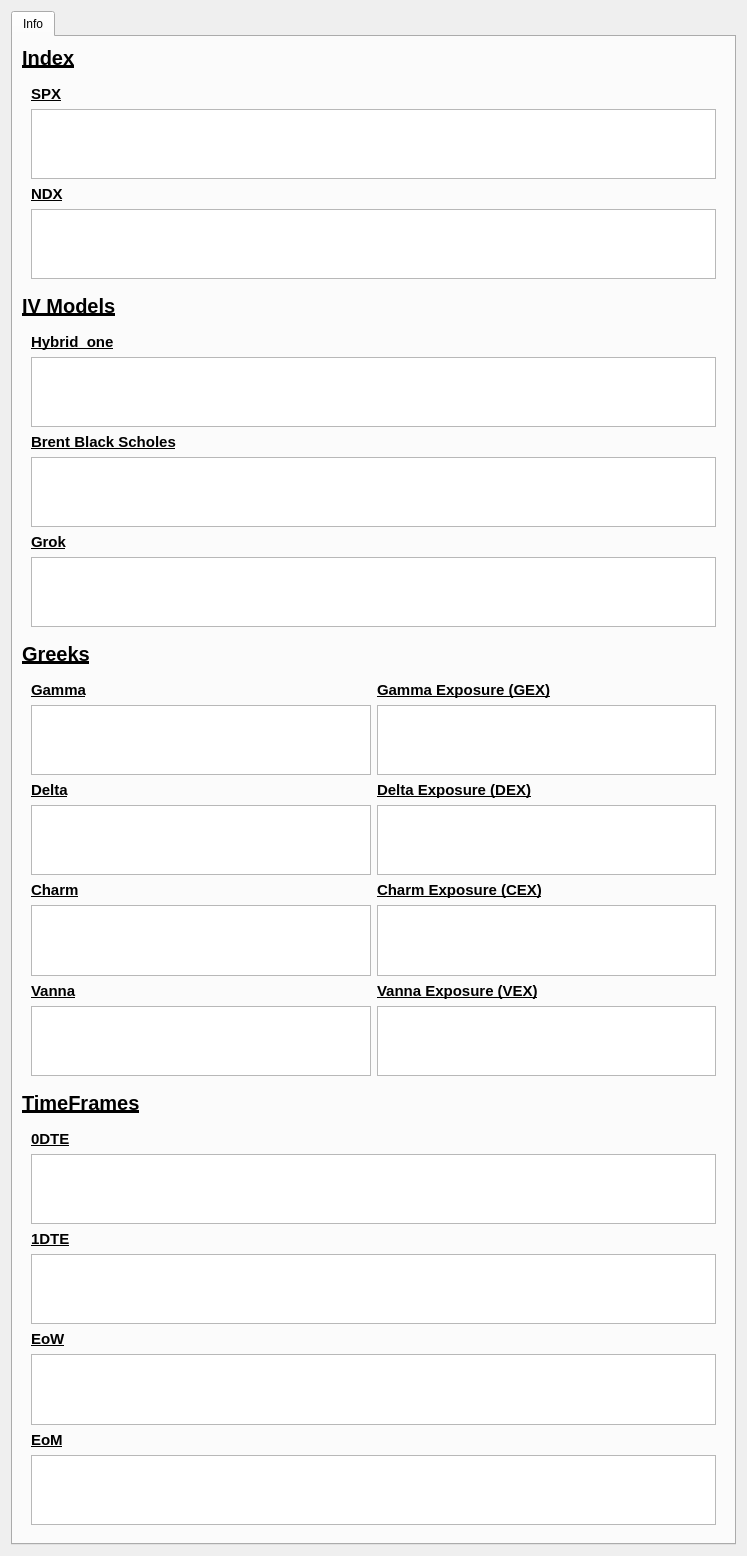
                          <widget class="QWidget" name="scrollAreaWidgetContents">
                           <property name="geometry">
                            <rect>
                             <x>0</x>
                             <y>0</y>
                             <width>747</width>
                             <height>1408</height>
                            </rect>
                           </property>
                           <layout class="QGridLayout" name="gridLayout_6">
                            <item row="0" column="0">
                             <widget class="QTabWidget" name="tabWidget">
                              <property name="autoFillBackground">
                               <bool>false</bool>
                              </property>
                              <property name="tabShape">
                               <enum>QTabWidget::TabShape::Rounded</enum>
                              </property>
                              <property name="currentIndex">
                               <number>0</number>
                              </property>
                              <widget class="QWidget" name="tab_6">
                               <attribute name="title">
                                <string>Info</string>
                               </attribute>
                               <layout class="QVBoxLayout" name="verticalLayout_30">
                                <item>
                                 <widget class="QLabel" name="label_21">
                                  <property name="font">
                                   <font>
                                    <pointsize>15</pointsize>
                                    <bold>true</bold>
                                    <underline>true</underline>
                                   </font>
                                  </property>
                                  <property name="text">
                                   <string>Index</string>
                                  </property>
                                 </widget>
                                </item>
                                <item>
                                 <widget class="QFrame" name="frame_8">
                                  <property name="sizePolicy">
                                   <sizepolicy hsizetype="Expanding" vsizetype="Expanding">
                                    <horstretch>0</horstretch>
                                    <verstretch>0</verstretch>
                                   </sizepolicy>
                                  </property>
                                  <property name="frameShape">
                                   <enum>QFrame::Shape::NoFrame</enum>
                                  </property>
                                  <property name="frameShadow">
                                   <enum>QFrame::Shadow::Raised</enum>
                                  </property>
                                  <layout class="QVBoxLayout" name="verticalLayout_32">
                                   <item>
                                    <widget class="QLabel" name="label_28">
                                     <property name="font">
                                      <font>
                                       <pointsize>11</pointsize>
                                       <bold>true</bold>
                                       <underline>true</underline>
                                      </font>
                                     </property>
                                     <property name="text">
                                      <string>SPX</string>
                                     </property>
                                    </widget>
                                   </item>
                                   <item>
                                    <widget class="QPlainTextEdit" name="plainTextEdit_21">
                                     <property name="plainText">
                                      <string/>
                                     </property>
                                    </widget>
                                   </item>
                                   <item>
                                    <widget class="QLabel" name="label_32">
                                     <property name="font">
                                      <font>
                                       <pointsize>11</pointsize>
                                       <bold>true</bold>
                                       <underline>true</underline>
                                      </font>
                                     </property>
                                     <property name="text">
                                      <string>NDX</string>
                                     </property>
                                    </widget>
                                   </item>
                                   <item>
                                    <widget class="QPlainTextEdit" name="plainTextEdit_19">
                                     <property name="plainText">
                                      <string/>
                                     </property>
                                    </widget>
                                   </item>
                                  </layout>
                                 </widget>
                                </item>
                                <item>
                                 <widget class="QLabel" name="label_30">
                                  <property name="font">
                                   <font>
                                    <pointsize>15</pointsize>
                                    <bold>true</bold>
                                    <underline>true</underline>
                                   </font>
                                  </property>
                                  <property name="text">
                                   <string>IV Models</string>
                                  </property>
                                 </widget>
                                </item>
                                <item>
                                 <widget class="QFrame" name="frame">
                                  <property name="sizePolicy">
                                   <sizepolicy hsizetype="Expanding" vsizetype="Expanding">
                                    <horstretch>0</horstretch>
                                    <verstretch>0</verstretch>
                                   </sizepolicy>
                                  </property>
                                  <property name="frameShape">
                                   <enum>QFrame::Shape::NoFrame</enum>
                                  </property>
                                  <property name="frameShadow">
                                   <enum>QFrame::Shadow::Raised</enum>
                                  </property>
                                  <layout class="QVBoxLayout" name="verticalLayout_29">
                                   <item>
                                    <widget class="QLabel" name="label_19">
                                     <property name="font">
                                      <font>
                                       <pointsize>11</pointsize>
                                       <bold>true</bold>
                                       <underline>true</underline>
                                      </font>
                                     </property>
                                     <property name="text">
                                      <string>Hybrid_one</string>
                                     </property>
                                    </widget>
                                   </item>
                                   <item>
                                    <widget class="QPlainTextEdit" name="plainTextEdit_7">
                                     <property name="plainText">
                                      <string/>
                                     </property>
                                    </widget>
                                   </item>
                                   <item>
                                    <widget class="QLabel" name="label_7">
                                     <property name="font">
                                      <font>
                                       <pointsize>11</pointsize>
                                       <bold>true</bold>
                                       <underline>true</underline>
                                      </font>
                                     </property>
                                     <property name="text">
                                      <string>Brent Black Scholes</string>
                                     </property>
                                    </widget>
                                   </item>
                                   <item>
                                    <widget class="QPlainTextEdit" name="plainTextEdit_11">
                                     <property name="plainText">
                                      <string/>
                                     </property>
                                    </widget>
                                   </item>
                                   <item>
                                    <widget class="QLabel" name="label_8">
                                     <property name="font">
                                      <font>
                                       <pointsize>11</pointsize>
                                       <bold>true</bold>
                                       <underline>true</underline>
                                      </font>
                                     </property>
                                     <property name="text">
                                      <string>Grok</string>
                                     </property>
                                    </widget>
                                   </item>
                                   <item>
                                    <widget class="QPlainTextEdit" name="plainTextEdit_8">
                                     <property name="plainText">
                                      <string/>
                                     </property>
                                    </widget>
                                   </item>
                                  </layout>
                                 </widget>
                                </item>
                                <item>
                                 <widget class="QLabel" name="label_26">
                                  <property name="font">
                                   <font>
                                    <pointsize>15</pointsize>
                                    <bold>true</bold>
                                    <underline>true</underline>
                                   </font>
                                  </property>
                                  <property name="text">
                                   <string>Greeks</string>
                                  </property>
                                 </widget>
                                </item>
                                <item>
                                 <widget class="QFrame" name="frame_12">
                                  <property name="sizePolicy">
                                   <sizepolicy hsizetype="Expanding" vsizetype="Expanding">
                                    <horstretch>0</horstretch>
                                    <verstretch>0</verstretch>
                                   </sizepolicy>
                                  </property>
                                  <property name="frameShape">
                                   <enum>QFrame::Shape::NoFrame</enum>
                                  </property>
                                  <property name="frameShadow">
                                   <enum>QFrame::Shadow::Raised</enum>
                                  </property>
                                  <layout class="QGridLayout" name="gridLayout">
                                   <item row="7" column="0">
                                    <widget class="QPlainTextEdit" name="plainTextEdit_6">
                                     <property name="plainText">
                                      <string/>
                                     </property>
                                    </widget>
                                   </item>
                                   <item row="1" column="0">
                                    <widget class="QPlainTextEdit" name="plainTextEdit_3">
                                     <property name="plainText">
                                      <string/>
                                     </property>
                                    </widget>
                                   </item>
                                   <item row="3" column="0">
                                    <widget class="QPlainTextEdit" name="plainTextEdit_4">
                                     <property name="plainText">
                                      <string/>
                                     </property>
                                    </widget>
                                   </item>
                                   <item row="6" column="0">
                                    <widget class="QLabel" name="label_6">
                                     <property name="font">
                                      <font>
                                       <pointsize>11</pointsize>
                                       <bold>true</bold>
                                       <underline>true</underline>
                                      </font>
                                     </property>
                                     <property name="text">
                                      <string>Vanna</string>
                                     </property>
                                    </widget>
                                   </item>
                                   <item row="2" column="1">
                                    <widget class="QLabel" name="label_16">
                                     <property name="font">
                                      <font>
                                       <pointsize>11</pointsize>
                                       <bold>true</bold>
                                       <underline>true</underline>
                                      </font>
                                     </property>
                                     <property name="text">
                                      <string>Delta Exposure (DEX)</string>
                                     </property>
                                    </widget>
                                   </item>
                                   <item row="1" column="1">
                                    <widget class="QPlainTextEdit" name="plainTextEdit_9">
                                     <property name="plainText">
                                      <string/>
                                     </property>
                                    </widget>
                                   </item>
                                   <item row="5" column="1">
                                    <widget class="QPlainTextEdit" name="plainTextEdit_10">
                                     <property name="plainText">
                                      <string/>
                                     </property>
                                    </widget>
                                   </item>
                                   <item row="0" column="1">
                                    <widget class="QLabel" name="label_23">
                                     <property name="font">
                                      <font>
                                       <pointsize>11</pointsize>
                                       <bold>true</bold>
                                       <underline>true</underline>
                                      </font>
                                     </property>
                                     <property name="text">
                                      <string>Gamma Exposure (GEX)</string>
                                     </property>
                                    </widget>
                                   </item>
                                   <item row="4" column="1">
                                    <widget class="QLabel" name="label_20">
                                     <property name="font">
                                      <font>
                                       <pointsize>11</pointsize>
                                       <bold>true</bold>
                                       <underline>true</underline>
                                      </font>
                                     </property>
                                     <property name="text">
                                      <string>Charm Exposure (CEX)</string>
                                     </property>
                                    </widget>
                                   </item>
                                   <item row="5" column="0">
                                    <widget class="QPlainTextEdit" name="plainTextEdit_5">
                                     <property name="plainText">
                                      <string/>
                                     </property>
                                    </widget>
                                   </item>
                                   <item row="3" column="1">
                                    <widget class="QPlainTextEdit" name="plainTextEdit_14">
                                     <property name="plainText">
                                      <string/>
                                     </property>
                                    </widget>
                                   </item>
                                   <item row="6" column="1">
                                    <widget class="QLabel" name="label_24">
                                     <property name="font">
                                      <font>
                                       <pointsize>11</pointsize>
                                       <bold>true</bold>
                                       <underline>true</underline>
                                      </font>
                                     </property>
                                     <property name="text">
                                      <string>Vanna Exposure (VEX)</string>
                                     </property>
                                    </widget>
                                   </item>
                                   <item row="2" column="0">
                                    <widget class="QLabel" name="label_4">
                                     <property name="font">
                                      <font>
                                       <pointsize>11</pointsize>
                                       <bold>true</bold>
                                       <underline>true</underline>
                                      </font>
                                     </property>
                                     <property name="text">
                                      <string>Delta</string>
                                     </property>
                                    </widget>
                                   </item>
                                   <item row="4" column="0">
                                    <widget class="QLabel" name="label_5">
                                     <property name="font">
                                      <font>
                                       <pointsize>11</pointsize>
                                       <bold>true</bold>
                                       <underline>true</underline>
                                      </font>
                                     </property>
                                     <property name="text">
                                      <string>Charm</string>
                                     </property>
                                    </widget>
                                   </item>
                                   <item row="7" column="1">
                                    <widget class="QPlainTextEdit" name="plainTextEdit_13">
                                     <property name="plainText">
                                      <string/>
                                     </property>
                                    </widget>
                                   </item>
                                   <item row="0" column="0">
                                    <widget class="QLabel" name="label_3">
                                     <property name="font">
                                      <font>
                                       <pointsize>11</pointsize>
                                       <bold>true</bold>
                                       <underline>true</underline>
                                      </font>
                                     </property>
                                     <property name="text">
                                      <string>Gamma</string>
                                     </property>
                                    </widget>
                                   </item>
                                  </layout>
                                 </widget>
                                </item>
                                <item>
                                 <widget class="QLabel" name="label_33">
                                  <property name="font">
                                   <font>
                                    <pointsize>15</pointsize>
                                    <bold>true</bold>
                                    <underline>true</underline>
                                   </font>
                                  </property>
                                  <property name="text">
                                   <string>TimeFrames</string>
                                  </property>
                                 </widget>
                                </item>
                                <item>
                                 <widget class="QFrame" name="frame_2">
                                  <property name="sizePolicy">
                                   <sizepolicy hsizetype="Expanding" vsizetype="Expanding">
                                    <horstretch>0</horstretch>
                                    <verstretch>0</verstretch>
                                   </sizepolicy>
                                  </property>
                                  <property name="frameShape">
                                   <enum>QFrame::Shape::NoFrame</enum>
                                  </property>
                                  <property name="frameShadow">
                                   <enum>QFrame::Shadow::Raised</enum>
                                  </property>
                                  <layout class="QVBoxLayout" name="verticalLayout_31">
                                   <item>
                                    <widget class="QLabel" name="label_25">
                                     <property name="font">
                                      <font>
                                       <pointsize>11</pointsize>
                                       <bold>true</bold>
                                       <underline>true</underline>
                                      </font>
                                     </property>
                                     <property name="text">
                                      <string>0DTE</string>
                                     </property>
                                    </widget>
                                   </item>
                                   <item>
                                    <widget class="QPlainTextEdit" name="plainTextEdit_2">
                                     <property name="plainText">
                                      <string/>
                                     </property>
                                    </widget>
                                   </item>
                                   <item>
                                    <widget class="QLabel" name="label_27">
                                     <property name="font">
                                      <font>
                                       <pointsize>11</pointsize>
                                       <bold>true</bold>
                                       <underline>true</underline>
                                      </font>
                                     </property>
                                     <property name="text">
                                      <string>1DTE</string>
                                     </property>
                                    </widget>
                                   </item>
                                   <item>
                                    <widget class="QPlainTextEdit" name="plainTextEdit_16">
                                     <property name="plainText">
                                      <string/>
                                     </property>
                                    </widget>
                                   </item>
                                   <item>
                                    <widget class="QLabel" name="label_31">
                                     <property name="font">
                                      <font>
                                       <pointsize>11</pointsize>
                                       <bold>true</bold>
                                       <underline>true</underline>
                                      </font>
                                     </property>
                                     <property name="text">
                                      <string>EoW</string>
                                     </property>
                                    </widget>
                                   </item>
                                   <item>
                                    <widget class="QPlainTextEdit" name="plainTextEdit_15">
                                     <property name="plainText">
                                      <string/>
                                     </property>
                                    </widget>
                                   </item>
                                   <item>
                                    <widget class="QLabel" name="label_29">
                                     <property name="font">
                                      <font>
                                       <pointsize>11</pointsize>
                                       <bold>true</bold>
                                       <underline>true</underline>
                                      </font>
                                     </property>
                                     <property name="text">
                                      <string>EoM</string>
                                     </property>
                                    </widget>
                                   </item>
                                   <item>
                                    <widget class="QPlainTextEdit" name="plainTextEdit_20">
                                     <property name="plainText">
                                      <string/>
                                     </property>
                                    </widget>
                                   </item>
                                  </layout>
                                 </widget>
                                </item>
                               </layout>
                              </widget>
                             </widget>
                            </item>
                           </layout>
                          </widget>
